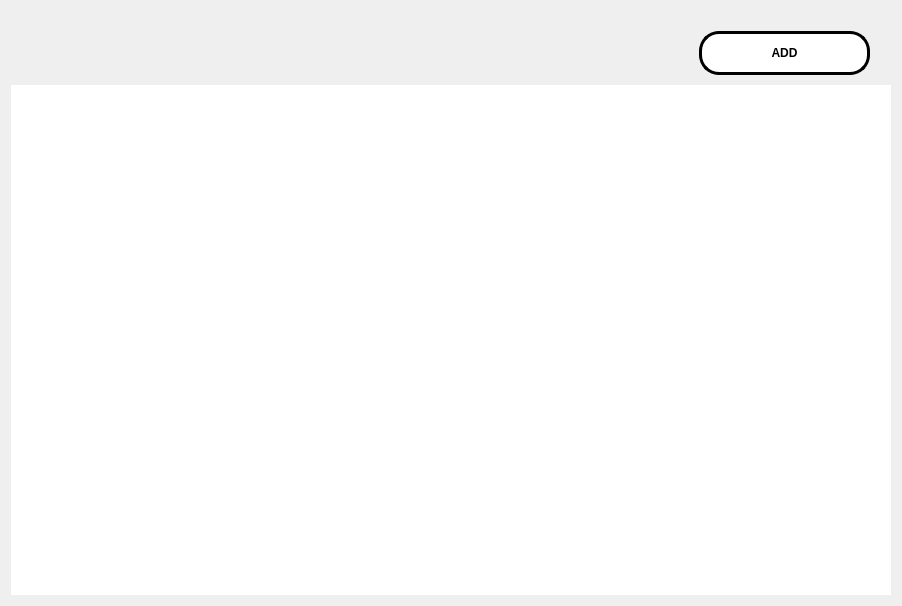
<?xml version="1.0" encoding="UTF-8"?>
<ui version="4.0">
 <class>UsersManagementWindow</class>
 <widget class="QWidget" name="UsersManagementWindow">
  <property name="geometry">
   <rect>
    <x>0</x>
    <y>0</y>
    <width>902</width>
    <height>606</height>
   </rect>
  </property>
  <property name="windowTitle">
   <string>Form</string>
  </property>
  <property name="styleSheet">
   <string notr="true"/>
  </property>
  <layout class="QVBoxLayout" name="verticalLayout">
   <item>
    <spacer name="verticalSpacer">
     <property name="orientation">
      <enum>Qt::Vertical</enum>
     </property>
     <property name="sizeType">
      <enum>QSizePolicy::Fixed</enum>
     </property>
     <property name="sizeHint" stdset="0">
      <size>
       <width>20</width>
       <height>10</height>
      </size>
     </property>
    </spacer>
   </item>
   <item>
    <layout class="QGridLayout" name="gridLayout" rowstretch="1,8" columnstretch="12,3,0">
     <property name="verticalSpacing">
      <number>0</number>
     </property>
     <item row="0" column="0">
      <spacer name="horizontalSpacer">
       <property name="orientation">
        <enum>Qt::Horizontal</enum>
       </property>
       <property name="sizeType">
        <enum>QSizePolicy::Ignored</enum>
       </property>
       <property name="sizeHint" stdset="0">
        <size>
         <width>598</width>
         <height>20</height>
        </size>
       </property>
      </spacer>
     </item>
     <item row="0" column="1">
      <widget class="QPushButton" name="btnAdd">
       <property name="sizePolicy">
        <sizepolicy hsizetype="Preferred" vsizetype="Expanding">
         <horstretch>0</horstretch>
         <verstretch>0</verstretch>
        </sizepolicy>
       </property>
       <property name="cursor">
        <cursorShape>PointingHandCursor</cursorShape>
       </property>
       <property name="styleSheet">
        <string notr="true">QPushButton
{
    font:12.5px;
	font-weight:600;
    color:black;
    background-color:white;
	border:2.5px solid black;
    border-radius:20px;
	margin-top:10;
	margin-bottom:10
}

QPushButton:hover
{
    background-color:rgba(0 ,0 , 0,50);
}

QPushButton:pressed
{
    background-color:black;
	color:white;
}</string>
       </property>
       <property name="text">
        <string>ADD</string>
       </property>
      </widget>
     </item>
     <item row="0" column="2">
      <spacer name="horizontalSpacer_2">
       <property name="orientation">
        <enum>Qt::Horizontal</enum>
       </property>
       <property name="sizeType">
        <enum>QSizePolicy::Fixed</enum>
       </property>
       <property name="sizeHint" stdset="0">
        <size>
         <width>15</width>
         <height>10</height>
        </size>
       </property>
      </spacer>
     </item>
     <item row="1" column="0" colspan="3">
      <widget class="QListWidget" name="listWidget">
       <property name="styleSheet">
        <string notr="true">QListView 
{
      show-decoration-selected: 1;
	border :0px;
}
 
QListView::item:alternate 
{
      background: #EEEEEE;
}
 
QListView::item:selected 
{
      border: 0px;
	background-color:rgba(0,0,0,0);
}
 
QListView::item:selected:!active 
{
      background: rgba(0,0,0,0);
}
 
QListView::item:selected:active
{
      background: rgba(0,0,0,0);
}
 
QListView::item:hover
{
      background-color: rgba(0, 0, 0,10);
	border-radius:20px;
}</string>
       </property>
      </widget>
     </item>
    </layout>
   </item>
  </layout>
 </widget>
 <resources/>
 <connections/>
</ui>
